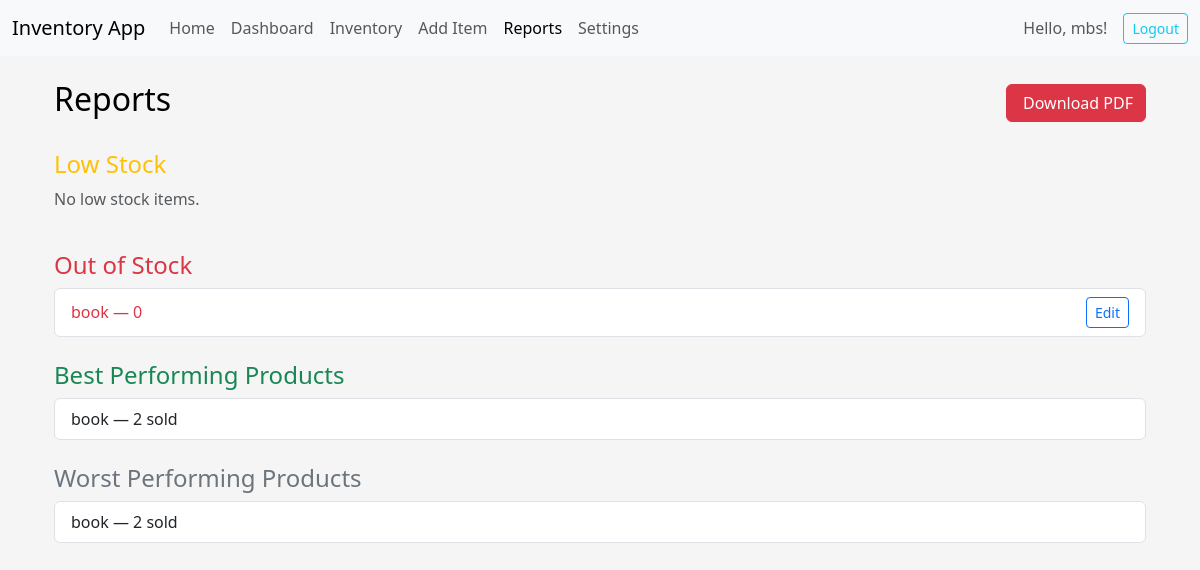
Page /reports/ (signed in) on the earlier database version.
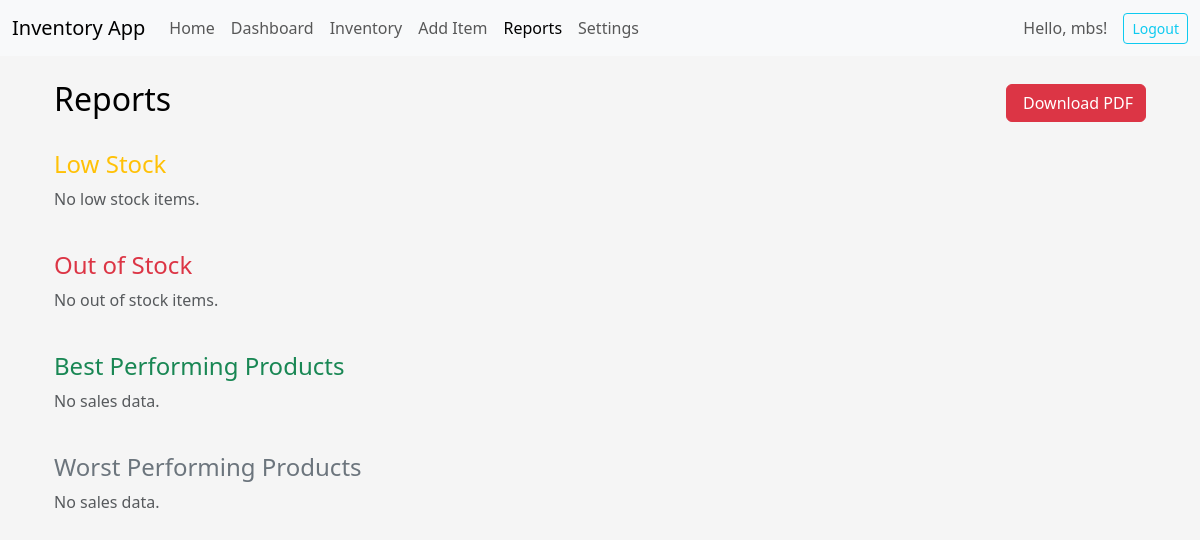
Same page on the later database version.
### core/models.py (models this page shows, shortened)
class Item(models.Model):
    name = models.CharField(max_length=255)
    sku = models.CharField(max_length=100, unique=True)
    quantity = models.PositiveIntegerField()
    price = models.DecimalField(max_digits=10, decimal_places=2)
    image = models.ImageField(upload_to="items/", blank=True, null=True)
    last_restock_date = models.DateField(auto_now=True)
    expiration_date = models.DateField(blank=True, null=True)

### core/views.py (the view)
# urls.py: path("reports/", views.reports, name="reports"),
@login_required()
def reports(request):
    settings = AppSettings.objects.first()  # global settings
    threshold = settings.low_stock_threshold if settings else 10
    low_stock = Item.objects.filter(quantity__gt=0, quantity__lt=threshold)
    out_of_stock = Item.objects.filter(quantity=0)
    best_selling = (
        SalesRecord.objects.values("item__name")
        .annotate(total_sold=Sum("quantity_sold"))
        .order_by("-total_sold")[:5]
    )
    worst_selling = (
        SalesRecord.objects.values("item__name")
        .annotate(total_sold=Sum("quantity_sold"))
        .order_by("total_sold")[:5]
    )
    context = {
        "low_stock": low_stock,
        "out_of_stock": out_of_stock,
        "best_selling": best_selling,
        "worst_selling": worst_selling,
    }
    return render(request, "reports.html", context)

### core/context_processors.py (called while the page is built)
def theme_settings(request):
    settings = AppSettings.objects.first()
    return {"settings": settings}

### core/templates/reports.html (shortened to what this page needs)
{% extends 'base.html' %}
{% block content %}
<div class="container mt-4">
    <div class="d-flex justify-content-between align-items-center">
        <h2>Reports</h2>
        <a href="{% url 'download_report_pdf' %}" class="btn btn-danger">
             Download PDF
        </a>
    </div>
    <h4 class="mt-4 text-warning">Low Stock</h4>
    <ul class="list-group mb-4">
        {% for item in low_stock %}
        <li class="list-group-item d-flex justify-content-between align-items-center">
            <span class="text-warning">{{ item.name }} — {{ item.quantity }}</span>
            <a href="/inventory/{{ item.id }}/" class="btn btn-sm btn-outline-primary">
                Edit
            </a>
        </li>
        {% empty %}
        <p class="text-muted">No low stock items.</p>
        {% endfor %}
    </ul>
    <h4 class="text-danger">Out of Stock</h4>
    <ul class="list-group mb-4">
        {% for item in out_of_stock %}
        <li class="list-group-item d-flex justify-content-between align-items-center">
            <span class="text-danger">{{ item.name }} — {{ item.quantity }}</span>
            <a href="/inventory/{{ item.id }}/" class="btn btn-sm btn-outline-primary">
                Edit
            </a>
        </li>
        {% empty %}
        <p class="text-muted">No out of stock items.</p>
        {% endfor %}
    </ul>
    <h4 class="text-success">Best Performing Products</h4>
    <ul class="list-group mb-4">
        {% for s in best_selling %}
        <li class="list-group-item">
            {{ s.item__name }} — {{ s.total_sold }} sold
        </li>
        {% empty %}
        <p class="text-muted">No sales data.</p>
        {% endfor %}
    </ul>
    <h4 class="text-secondary">Worst Performing Products</h4>
    <ul class="list-group mb-4">
        {% for w in worst_selling %}
        <li class="list-group-item">
            {{ w.item__name }} — {{ w.total_sold }} sold
        </li>
        {% empty %}
        <p class="text-muted">No sales data.</p>
        {% endfor %}
    </ul>
</div>
{% endblock %}

Differences in the rows shown:
removed Item: name "book", quantity "0"
Other differences:
text now shown: "No out of stock items. No sales data. No sales data."
list line gone: "book — 2 sold"
